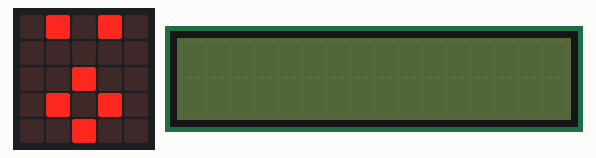
Bench run of a program on a simulated BBC micro:bit (MakeCode). Parts: the board's 5×5 LED display, 16×2 character LCD.

Above: at 0.1 s.
At 0.61 s:
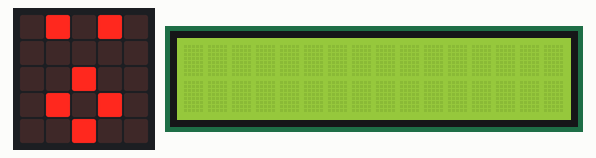
At 1.2 s:
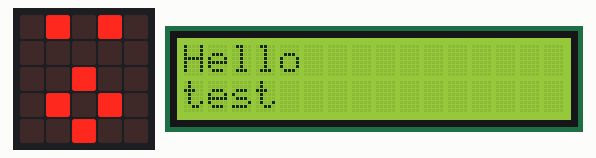
At 1.7 s:
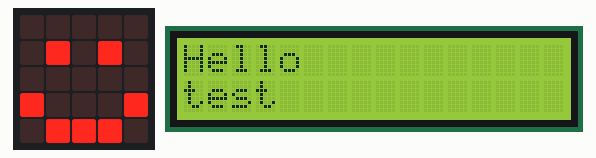
At 2.3 s:
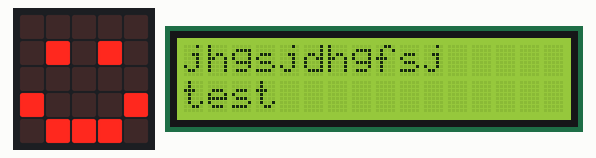

Measured:
- what the display in image 2 shows lasts 0.5 s, from 1.1 s to 1.6 s
- what the display in image 3 shows lasts 0.6 s, from 1.6 s to 2.2 s

The program:

main.ts
```typescript
basic.showIcon(IconNames.Surprised)
I2C_LCD1602.LcdInit(32)
I2C_LCD1602.BacklightOff()
basic.pause(500)
I2C_LCD1602.BacklightOn()
I2C_LCD1602.ShowString("Hello", 0, 0)
I2C_LCD1602.ShowString("test", 0, 1)
basic.pause(500)
basic.showIcon(IconNames.Happy)
basic.forever(function () {
    I2C_LCD1602.ShowString("jhgsjdhgfsj", 0, 0)
})
```

test.ts
```typescript
// les tests vont ici ; cela ne sera pas compilé si ce paquet est utilisé en tant qu'extension.
```
